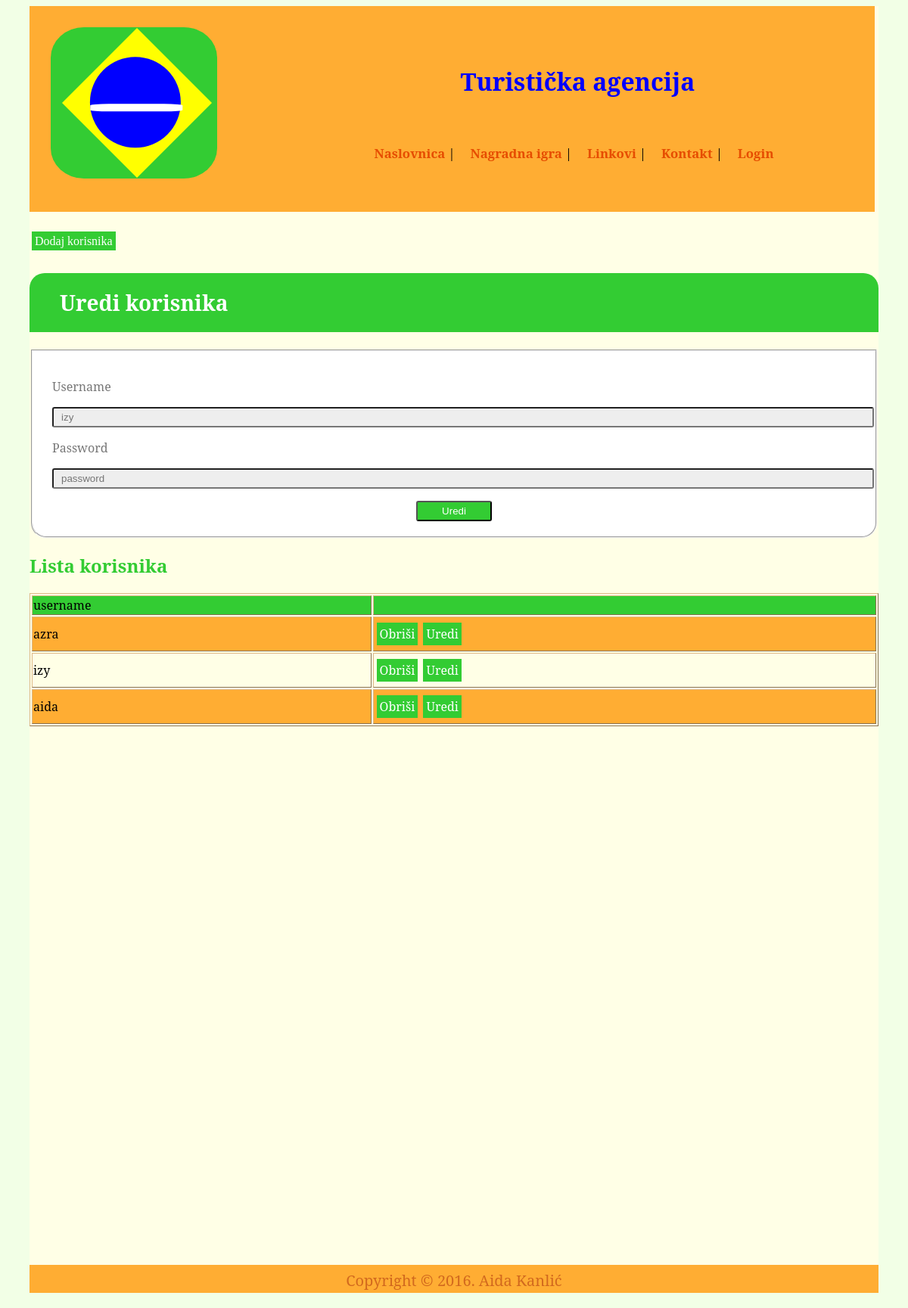
/admin.php?uredi=true&korisnik_id=2, run on the app's committed database.
### tables this page shows
CREATE TABLE IF NOT EXISTS `korisnici` (
  `id` int(11) NOT NULL AUTO_INCREMENT,
  `username` varchar(45) NOT NULL,
  `password` char(32) NOT NULL,
  PRIMARY KEY (`id`)
);

### admin.php (the view, shortened to what this page needs)
<?php
	$postoji = isset($_SESSION['valid']) ? true : false;
	$admin = isset($_SESSION['admin']) ? true : false;
	$dodaj = isset($_GET['dodaj']) ? true : false;
	$uredi = isset($_GET['uredi']) ? true : false;
	$dsn = 'mysql:dbname=wtbaza;host=127.0.0.1';
    $user = 'root';
    $password = '';
    try{
        $konekcija = new PDO($dsn, $user, $password);
     } catch (PDOException $e) {
          echo 'Konekcija nije uspjela: ' . $e->getMessage();
        }
    $konekcija->exec("set names utf8");
?>
<!DOCTYPE html>
<html>
<head>
  <link rel="stylesheet" type="text/css" href="Stil.css">
</head>
<body>
<div id="okvir">
	<div id="zaglavlje">
		<div class="wrap">
  			<div class="logoWrap"></div>
		</div>
		<h1>Turistička agencija</h1>
		<div id="meni">
			<ul>
				<li><a href="index.php">Naslovnica</a> |</li>
				<li><a href="Nagradna.php">Nagradna igra</a> |</li>
				<li><a href="Linkovi.php">Linkovi</a> |</li>
				<li><a href="Kontakt.php">Kontakt</a> |</li>
				<?php if($postoji){
				echo "<li><a href='Login.php'>Uredi profil</a> |</li>" .
					 "<li><a href='index.php?autor=".$_SESSION['id'] ."'>Moje novosti <div id='notifikacija'></div></a> |</li>".
					 "<li><a href='unesiNovost.php'>Unesi novost</a> |</li>";
				if($admin)
					echo "<li><a href='admin.php'>Admin</a> |</li>";
				echo "<li><a href='index.php' onclick='odjaviSe()'>Odjavi se</a> </li>";
				}
				else echo "<li><a href='Login.php'>Login</a> </li>";
				?>
			</ul>
		</div>
	</div>
	<div id="tabelaDio">
		<?php
			if(!$dodaj)
				echo "<div class='adminButton'><a href='admin.php?dodaj=true'>Dodaj korisnika</a></div>";
	      	?>
	      	<?php if($uredi){
		 		 $query = $konekcija->prepare("select username, password from korisnici where id=?");
		         $query->bindValue(1, $_GET['korisnik_id'], PDO::PARAM_STR);
		         $query->execute();
		        foreach ($query as $user) {
		        	$username = $user['username'];
		        }
		    ?>
			<div id="login">
			<h2><span class="fontawesome-lock"></span>Uredi korisnika</h2>
	        <form action="admin.php?uredi=true&korisnik_id=<?=$_GET['korisnik_id']?>" method="post">
	          <fieldset>
	            <p><label for="username">Username</label></p>
	            <p><input type="text" name="username" placeholder="username" value=<?=$username?>></p>
	            <p><label for="password">Password</label></p>
	            <p><input type="password" name="password" placeholder="password"></p>
	            <p><input type="submit" value="Uredi" name="uredi"></p>
	          </fieldset>
	        </form>
	      	</div>
	      	<?php }?>
		<h2>Lista korisnika</h2>
		<table>
			<tr id="prviRed">
				<td>username</td>
				<td></td>
			</tr>
			<?php
	    	$query = $konekcija->query("select id, username, password from korisnici");
			foreach ($query as $korisnik) {
				if($korisnik['username']!='admin')
				echo "<tr>
				<td>".$korisnik['username']."</td>
				<td><div class='adminButton'><a href='admin.php?obrisi=true&korisnik_id=".$korisnik['id']."'>Obriši</a>
				<a href='admin.php?uredi=true&korisnik_id=".$korisnik['id']."'>Uredi</a></div></td>
				</tr>";
			}
			?>
		</table>
	</div>
	<p id = "copyright">Copyright &copy; 2016. Aida Kanlić</p>
</div>
</body>
</html>

### Stil.css (style rules this page uses)
.wrap { height: 200px; width: 220px; background:#33cc33; position: relative; overflow:hidden; border-radius:20%; margin-left: 2%; margin-top: 2%; }
.logoWrap { height: 140px; position: absolute; top: 15%; left: 20%; width: 140px; transform: rotate(45deg); background: yellow; transition:all 0.8s; margin-left:auto; margin-right:auto; }
.logoWrap:before { content: ""; position: absolute; height: 120px; width: 120px; background: blue; top: 8%; bottom: 3%; left: 6%; border-radius: 50%; transition: all 0.8s; }
.logoWrap:after { content: ""; position: absolute; height: 10px; width: 122px; background: white; top: 50%; left: 9%; transform: rotate(-45deg); transition: all 0.8s; border-radius: 20% }
html { background-color: #f2ffe6; }
#okvir { background-color:#ffffe6; width: 1122px; margin-left:auto; margin-right:auto; }
h1 { margin-left: 51%; margin-top: -150px; font-family: 'Noto Serif', serif; color: blue; text-decoration: blink; font-weight: bold; }
p { font-family: 'Noto Serif', serif; }
#zaglavlje { background-color:#ffad33; padding:6px; margin:0px; height: 260px; margin-right: 5px; }
#meni li { display:inline; padding:18px; font-family: 'Noto Serif', serif; }
#meni { padding: 80px; background-color:#ffad33; margin-left: 30%; height: 0px; margin-top: -5%; }
#meni a { color: #e64d00; font-family: 'Noto Serif', serif; text-decoration: none; font-weight: bold; font-size: 105%; }
ul li { margin-bottom: 20px; margin-left: -20px; font-family: 'Noto Serif', serif; }
#tabelaDio { margin-bottom: 712px; }
h2 { color: #33cc33; font-family: 'Noto Serif', serif; }
table,td { border: 1px outset #DEB887; }
#prviRed { background-color:#33cc33; }
table { width: 1122px; margin-left:auto; margin-right:auto; font-family: 'Noto Serif', serif; }
table tr:nth-child(even) { background-color: #ffad33; }
table tr:nth-child(odd) { background-color:#ffffe6; }
#copyright { background-color: #ffad33; color: #D2691E; text-align: center; font-size: 20px; clear: both; height: 30px; padding-top: 7px; margin-left: -10px; margin-right: -10px; width: 1122px; margin-left:auto; margin-right:auto; font-family: 'Noto Serif', serif; float: bottom; }
#login h2 { background: #33cc33; border-radius: 20px 20px 0 0; color:#fff; font-size: 28px; padding: 20px 26px; }
#login fieldset { background: #fff; border-radius: 0 0 20px 20px; padding: 20px 26px; }
#login fieldset p { color: #777; margin-bottom: 14px; }
#login fieldset p:last-child { margin-bottom: 0; }
#login fieldset input { border-radius: 3px; }
#login fieldset input[type="text"], #login fieldset input[type="password"] { background: #eee; color: #777; padding: 4px 10px; width: 100%; }
#login fieldset input[type="submit"] { background: #33cc33; color: #fff; display: block; margin: 0 auto; padding: 4px 0; width: 100px; }
.adminButton { padding: 10px 0px; }
.adminButton a { background: #33cc33; color: #fff; display: inline; margin: 0 auto; padding: 4px; border: none; margin-left: 3px; text-decoration: none; }

### data on the page
korisnici: username "izy"
korisnici: username "azra"
korisnici: username "aida"
